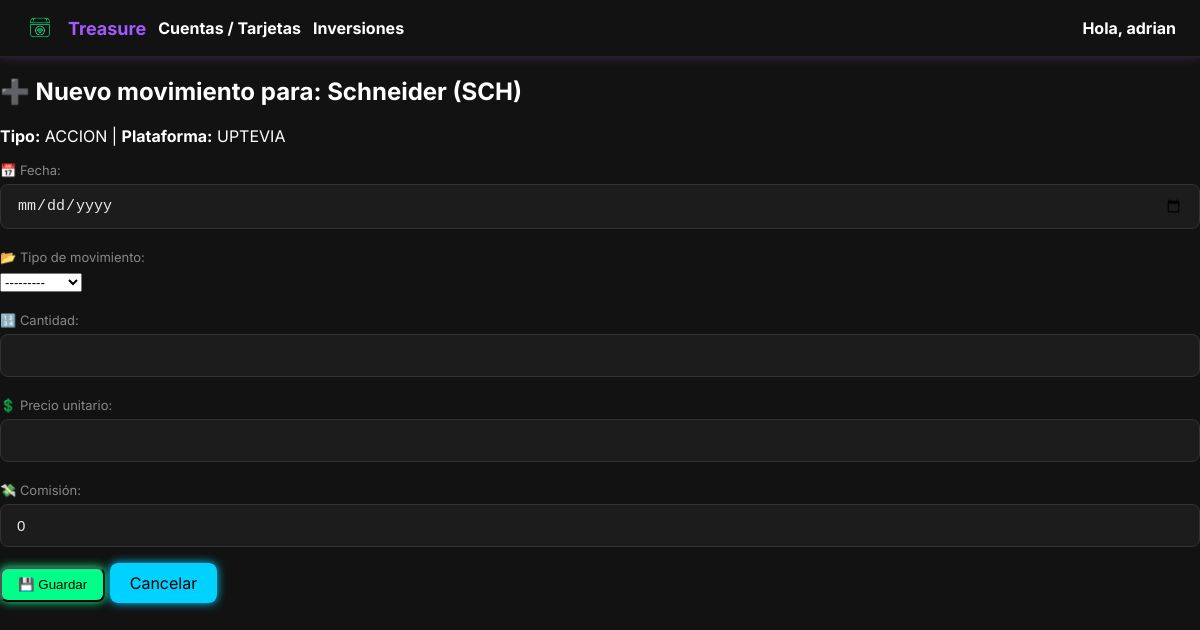
Page /finanzas/1/movimiento/ (signed in) on the committed database.
### finanzas/models.py (models this page shows, shortened)
class Inversion(models.Model):
    usuario = models.ForeignKey(User, on_delete=models.CASCADE)
    nombre = models.CharField(max_length=100)
    ticker = models.CharField(max_length=20, blank=True, null=True)
    tipo = models.CharField(max_length=30, choices=TIPOS_INVERSION)
    moneda = models.CharField(max_length=10, default="EUR")
    plataforma = models.CharField(max_length=100, blank=True, null=True)
    cantidad_actual = models.DecimalField(
        max_digits=20, decimal_places=8, default=0,
        help_text="Cantidad actual de activos"
    )
    actualizable = models.BooleanField(
        default=True,
        help_text="Si está marcado, se actualizará el valor automáticamente vía API"
    )
    fecha_creacion = models.DateField(auto_now_add=True)

### finanzas/views.py (the view, shortened to what this page needs)
# urls.py: path('<int:pk>/movimiento/', views.MovimientoCreateView.as_view(), name='nuevo_movimiento'),
class MovimientoCreateView(LoginRequiredMixin, CreateView):
    model = MovimientoInversion
    form_class = MovimientoInversionForm
    template_name = 'inversiones/movimiento_form.html'
    def dispatch(self, request, *args, **kwargs):
        self.inversion = get_object_or_404(Inversion, id=self.kwargs['pk'], usuario=request.user)
        return super().dispatch(request, *args, **kwargs)

### finanzas/forms.py
class MovimientoInversionForm(forms.ModelForm):
    class Meta:
        model = MovimientoInversion
        fields = ['fecha', 'tipo', 'cantidad', 'precio_unitario', 'comision']
        widgets = {
            'fecha': forms.DateInput(attrs={'type': 'date', 'class': 'form-control'}),
            'tipo': forms.Select(attrs={'class': 'form-control'}),
            'cantidad': forms.NumberInput(attrs={'step': '0.0001', 'class': 'form-control'}),
            'precio_unitario': forms.NumberInput(attrs={'step': '0.0001', 'class': 'form-control'}),
            'comision': forms.NumberInput(attrs={'step': '0.01', 'class': 'form-control'}),
        }

### finanzas/context_processors.py (called while the page is built)
def resumen_inversiones_context(request):
    if request.user.is_authenticated:
        resumen = ResumenInversionesMensual.objects.filter(
            usuario=request.user
        ).order_by('-registro__anio', '-registro__mes').first()
    else:
        resumen = None
    return {
        'resumen_inversiones': resumen
    }

### templates/inversiones/movimiento_form.html (shortened to what this page needs)
{% extends "base.html" %}
{% block content %}
<div class="panel">
  <h2 class="titulo">➕ Nuevo movimiento para: {{ view.inversion.nombre }} ({{ view.inversion.ticker }})</h2>
  <p><strong>Tipo:</strong> {{ view.inversion.tipo }} | <strong>Plataforma:</strong> {{ view.inversion.plataforma }}</p>
  <form method="post" class="formulario-dark">
    <div class="form-group">
      <label for="{{ form.fecha.id_for_label }}">📅 Fecha:</label>
      {{ form.fecha }}
    </div>
    <div class="form-group">
      <label for="{{ form.tipo.id_for_label }}">📂 Tipo de movimiento:</label>
      {{ form.tipo }}
    </div>
    <div class="form-group">
      <label for="{{ form.cantidad.id_for_label }}">🔢 Cantidad:</label>
      {{ form.cantidad }}
    </div>
    <div class="form-group">
      <label for="{{ form.precio_unitario.id_for_label }}">💲 Precio unitario:</label>
      {{ form.precio_unitario }}
    </div>
    <div class="form-group">
      <label for="{{ form.comision.id_for_label }}">💸 Comisión:</label>
      {{ form.comision }}
    </div>
    <div class="form-actions">
      <button type="submit" class="btn-glow-primary">💾 Guardar</button>
      <a href="{% url 'inversiones:detalle' view.inversion.id %}" class="btn-glow-secundario">Cancelar</a>
    </div>
  </form>
</div>
{% endblock %}

### templates/base.html (shortened to what this page needs)
{% load static %}
<!DOCTYPE html>
<html lang="es">
<head>
    <link rel="stylesheet" href="{% static 'css/main.css' %}">
</head>
<body class="{% block body_class %}{% endblock %}">
    {% if request.user.is_authenticated and not hide_navbar %}
    <nav class="navbar">
        <div class="navbar-left">
            <img src="{% static 'img/logo_treasure_3.png' %}" class="nav-logo" alt="Treasure Logo">
            <span class="nav-title">Treasure</span>
            <div class="nav-user-dropdown">
                <span class="nav-user-toggle">Cuentas / Tarjetas</span>
            </div>
            <div class="nav-user-dropdown">
                <span class="nav-user-toggle">Inversiones</span>
              </div>
        </div>
        <div class="navbar-right">
            <div class="nav-user-dropdown">
                <span class="nav-user-toggle">
                    Hola, <span class="nav-username">{{ request.user.first_name|default:request.user.username }}</span>
                </span>
            </div>
        </div>
    </nav>
    {% endif %}
    {% block content %}
    {% endblock %}
</body>
</html>

### static/css/main.css (style rules this page uses)
:root { --primary-color: #a259ff; --glow: rgba(162, 89, 255, 0.7); --dark-bg: #101010; --input-bg: #1c1c1c; --text-color: #eaeaea; --muted: #888; --border: #333; }
body { margin: 0; padding: 0; font-family: 'Inter', sans-serif; background-color: #121212; color: #fff; }
.form-group { margin-bottom: 20px; text-align: left; }
.form-group label { display: block; font-size: 13px; color: var(--muted); margin-bottom: 6px; }
.form-group input { width: 100%; padding: 12px 16px; border: 1px solid var(--border); border-radius: 8px; background-color: var(--input-bg); color: var(--text-color); font-size: 15px; transition: box-shadow 0.3s ease, border-color 0.3s ease; box-sizing: border-box; }
.navbar { display: flex; justify-content: space-between; align-items: center; background-color: #121212; padding: 12px 24px; box-shadow: 0 0 10px rgba(162, 89, 255, 0.3); border-bottom: 1px solid #222; }
.navbar-left { display: flex; align-items: center; gap: 12px; }
.nav-logo { height: 32px; width: auto; }
.nav-title { font-size: 18px; color: var(--primary-color); font-weight: bold; }
.navbar-right { display: flex; align-items: center; gap: 20px; }
.nav-user-dropdown { position: relative; display: inline-block; }
.nav-user-toggle { cursor: pointer; color: #fff; font-weight: bold; }
.btn-glow-primary { background-color: #00ff88; color: black; padding: 8px 16px; border-radius: 8px; box-shadow: 0 0 10px #00ff88; text-decoration: none; }
.btn-glow-secundario { background-color: #00d1ff; color: black; padding: 8px 16px; border-radius: 8px; box-shadow: 0 0 10px #00d1ff; text-decoration: none; }
.btn-glow-secundario { background-color: #00d1ff; color: black; padding: 10px 20px; border-radius: 8px; box-shadow: 0 0 10px #00d1ff; text-decoration: none; }

### rows in the picture
Inversion: inversion.nombre "Schneider", inversion.ticker "SCH", inversion.tipo "ACCION", inversion.plataforma "UPTEVIA"

### other values in the picture
{{ request.user.first_name|default:request.user.username }} "adrian"
